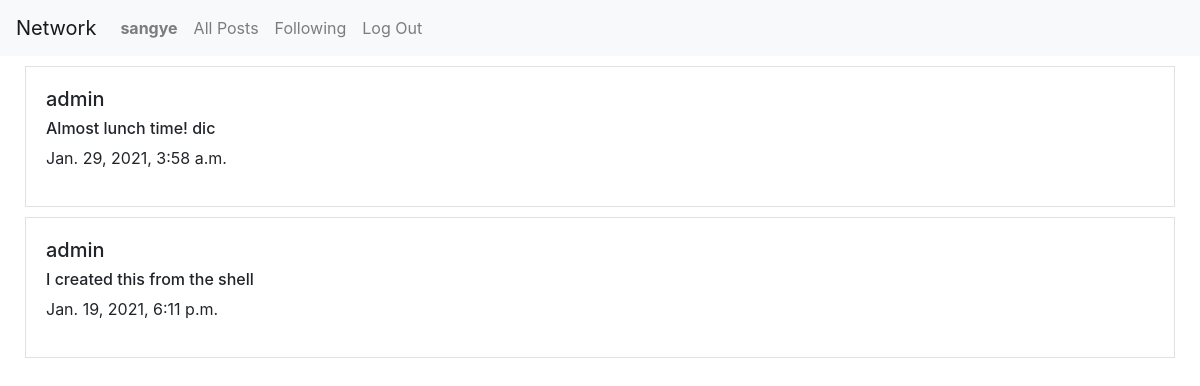
Page /following (signed in) on the committed database.
### network/models.py (models this page shows, shortened)
class User(AbstractUser):
    pass

class Post(models.Model):
    user = models.ForeignKey(User, on_delete=models.CASCADE)
    post = models.TextField()
    date_added = models.DateTimeField(auto_now=True)
    liked_users = models.ManyToManyField(User, related_name='liked_posts')

### network/views.py (the view)
# urls.py: path("following", views.following, name="following"),
def following(request):
    user_following = []
    user_following_profile = request.user.following.all()
    for user in user_following_profile:
        user_following.append(user.following)
    posts = []
    for user in user_following:
        posts.extend(Post.objects.filter(user=user).order_by('date_added').reverse())
    return render(request, "network/following.html", {'posts': posts})

### network/templates/network/following.html
{% extends 'network/layout.html' %}
{% block body %}
    {% for post in posts %}
    <div class="border">
        <h5>{{ post.user }}</h5>
        <h6>{{ post.post }}</h6>
        <p>{{ post.date_added }}</p>
    </div>
    {% endfor %}
{% endblock %}

### network/templates/network/layout.html (shortened to what this page needs)
{% load static %}
<!DOCTYPE html>
<html lang="en">
    <head>
        <link rel="stylesheet" href="https://cdnjs.cloudflare.com/ajax/libs/font-awesome/4.7.0/css/font-awesome.min.css">
        <link rel="stylesheet" href="https://stackpath.bootstrapcdn.com/bootstrap/4.4.1/css/bootstrap.min.css">
        <link href="{% static 'network/styles.css' %}" rel="stylesheet">
    </head>
    <body>
        <nav class="navbar navbar-expand-lg navbar-light bg-light">
            <a class="navbar-brand" href="#">Network</a>
            <div>
              <ul class="navbar-nav mr-auto">
                {% if user.is_authenticated %}
                    <li class="nav-item">
                        <a class="nav-link" href="{% url 'profile' %}"><strong>{{ user.username }}</strong></a>
                    </li>
                {% endif %}
                <li class="nav-item">
                  <a class="nav-link" href="{% url 'index' %}">All Posts</a>
                </li>
                {% if user.is_authenticated %}
                    <li class="nav-item">
                        <a class="nav-link" href="{% url 'following' %}">Following</a>
                    </li>
                    <li class="nav-item">
                        <a class="nav-link" href="{% url 'logout' %}">Log Out</a>
                    </li>
                {% endif %}
              </ul>
            </div>
          </nav>
        <div class="body container-fluid">
            {% block body %}
            {% endblock %}
        </div>
    </body>
</html>

### network/static/network/styles.css (style rules this page uses)
.border { border: 2px solid black; padding: 20px; margin: 10px; }

### rows in the picture
User: username "sangye"
Post: user "admin", post "Almost lunch time! dic", date_added "Jan. 29, 2021, 3:58 a.m."
Post: user "admin", post "I created this from the shell", date_added "Jan. 19, 2021, 6:11 p.m."
